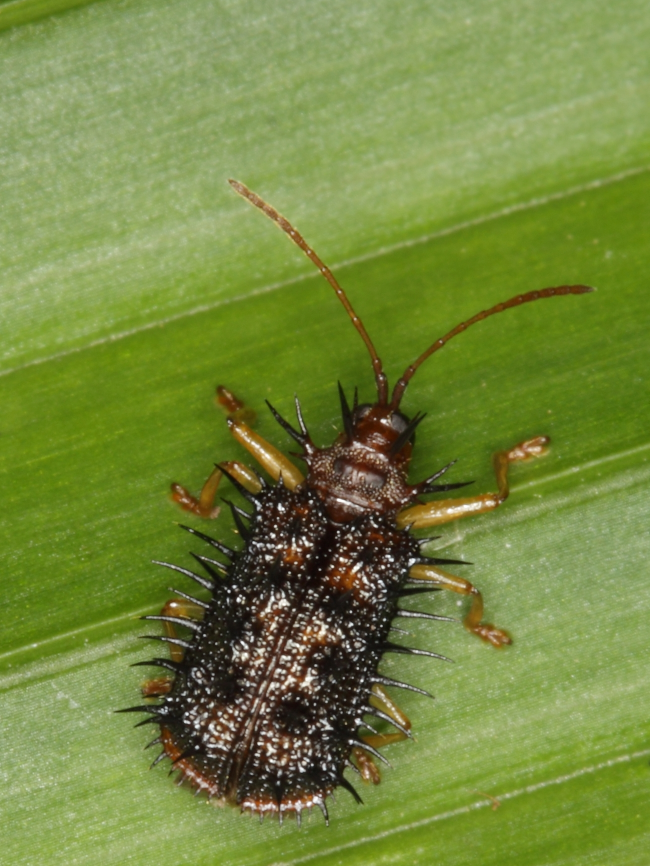
#> input picture data/Hispine.jpg, 1299 x 1732 px (shown at 1/2 size)
$ jupyter execute --allow-errors ImageTransformation.ipynb
#> lines starting #> are read from the running program, lines starting #| are printed output that depends on the picture
[cell 1]
import numpy as np
import matplotlib.pyplot as plt
import cv2

import sys


def rotation (theta):
    R = np.zeros ([2,2])
    R[0,0] = np.cos (2.0 * np.pi * theta / 180)
    R[0,1] = -np.sin (2.0 * np.pi * theta / 180)
    R[1,0] = np.sin (2.0 * np.pi * theta / 180)
    R[1,1] = np.cos (2.0 * np.pi * theta / 180)
    return R


if __name__ == "__main__":


    image1 = "data/Monalisa.jpg"
    image2 = "data/Hispine.jpg"
    image3 = "data/garden.png"

    image = image2

    # read image
    image_color = cv2.imread(image, cv2.IMREAD_COLOR)
#> image_color is the input picture: shape (1732, 1299, 3); mean B, G, R 63.7, 136, 117.5
    image_color = cv2.cvtColor(image_color, cv2.COLOR_BGR2RGB)

    image_gray  =  cv2.imread(image, cv2.IMREAD_GRAYSCALE)
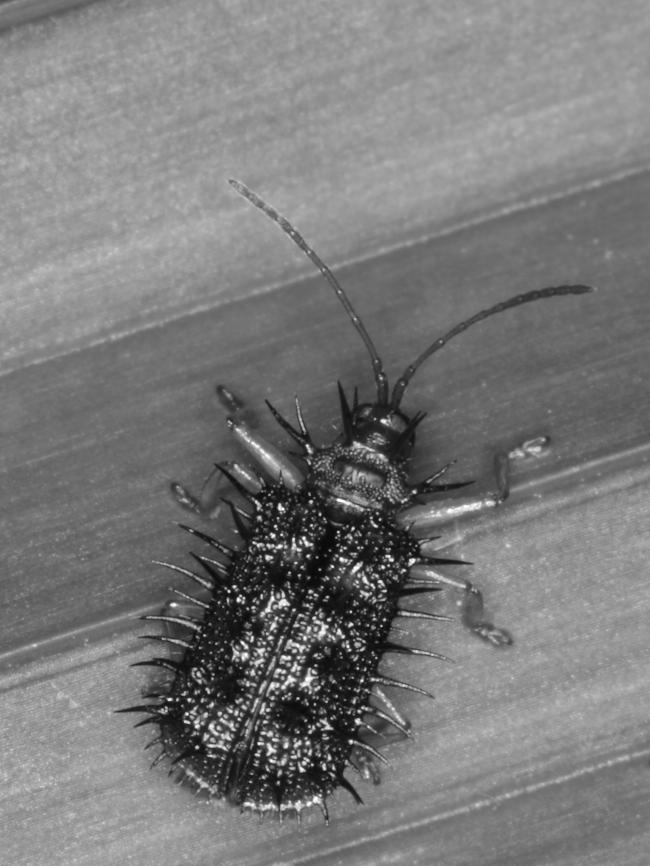
#> image_gray: shape (1732, 1299) (shown at 1/2 size); min 5, max 255, mean 122.2

    # resize
    image_color = cv2.resize (image_color, (400, 600))
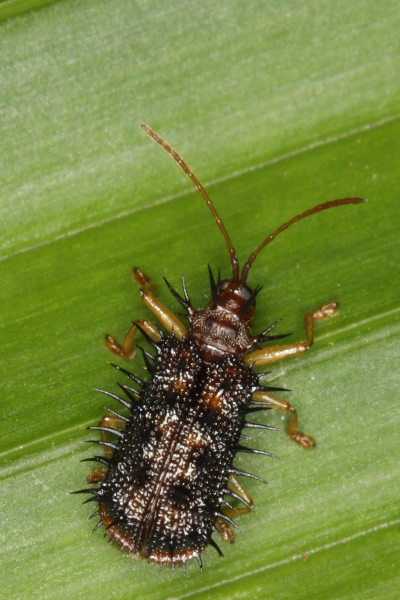
#> image_color: shape (600, 400, 3); mean R, G, B 117.4, 135.9, 63.6
    image_gray  = cv2.resize (image_gray, (400, 600))
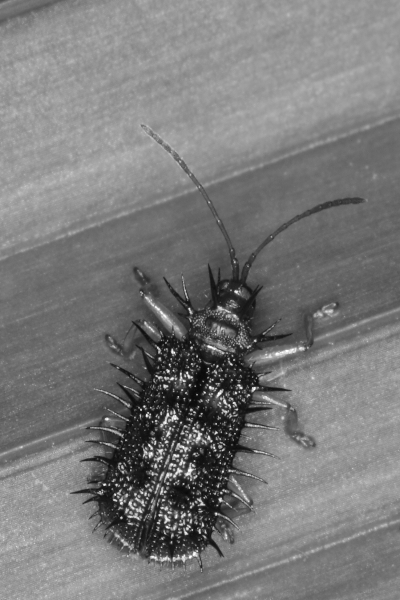
#> image_gray: shape (600, 400); min 9, max 255, mean 122.1


    fig, axs = plt.subplots (1,2,figsize=(12,6))

    axs[0].imshow (image_color)
    axs[1].imshow (image_gray,cmap='gray')
    plt.show()
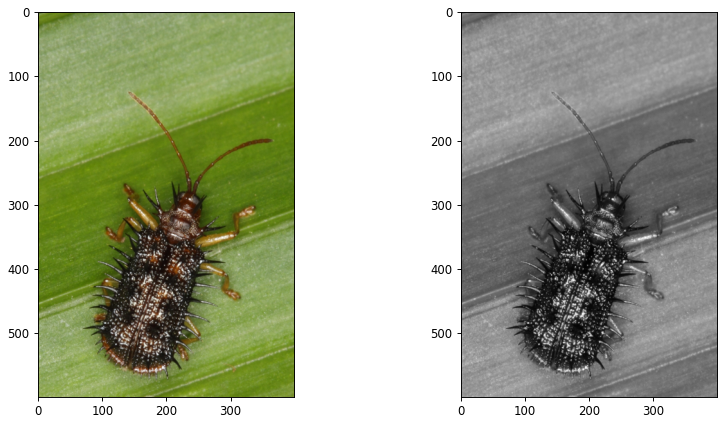
#> figure drawn by matplotlib, 2 panels
